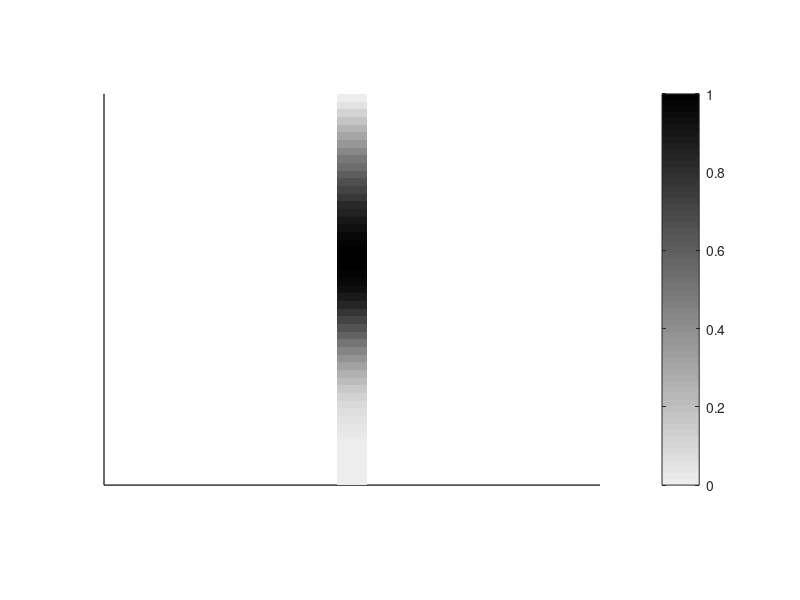

Reproduce this figure in MATLAB.
clearvars;  % clean up workspace


% plot part
% to better demonstrate the color gradient tendency, 
% m_max is set to be 2, cuz p(2) appximates 0

% parameter settings
m_min = 0;
m_max = 2;
n = 50; 
interval = m_max / n; 
m = [m_min:interval:m_max]';

% plot initialization
figure(2);
clf;
set(gca,'LineWidth',1,'FontSize',14);

axis equal;
set(gca,'XTick',[]); % turn off horizontal axis
set(gca,'YTick',[]); % turn off vertical axis

% ? borrowed from 'eda/ch03/eda03_06.m'

colormap(flipud(gray)*0.93);
hold on;

% ? color setting, with help of https://www.mathworks.com/help/matlab/ref/colormap.html


p = 2* 2.*m/(sqrt(2*pi)) .* exp(- m.^4 /2) ;
range = max(p)-min(p);
imagesc( [0,3], [n , 0], (p-min(p))/range);
colorbar;
hold on;


% Calculate part

clearvars;
p = @(m) 2*2.*m/(sqrt(2*pi)) .* exp(- m.^4 /2) ;
    
% mean = E(x) = \int x * p(x) dx

p_m = @(m) p(m).*m;
meanval = integral( p_m,0,Inf);

% variance = E(x^2) - E(x)^2
%          = \int x^2 * p(x) dx - mean ^2

p_m2 =@(m) p(m).*m.^2;
variance = integral(p_m2,0,Inf) - meanval^2;

% median M: \int_0^M p(x) dx - 1/2 * \int_0^Inf p(x) dx = 0

intp = @(m) 2*integral(p,0,m) - integral(p,0,Inf);
medianval = fzero(intp, [0,10]);

% mode is the d of p(d) = p_max

m_min = 0;
m_max = 2;
n = 5000; 
interval = m_max / n; 
m = [m_min:interval:m_max]';

[val,index] =  max(p(m));
modeval = m(index);

sprintf("mean = %.3f, median = %.3f, variance = %.3f, mode = %.3f",meanval,medianval, variance, modeval)
